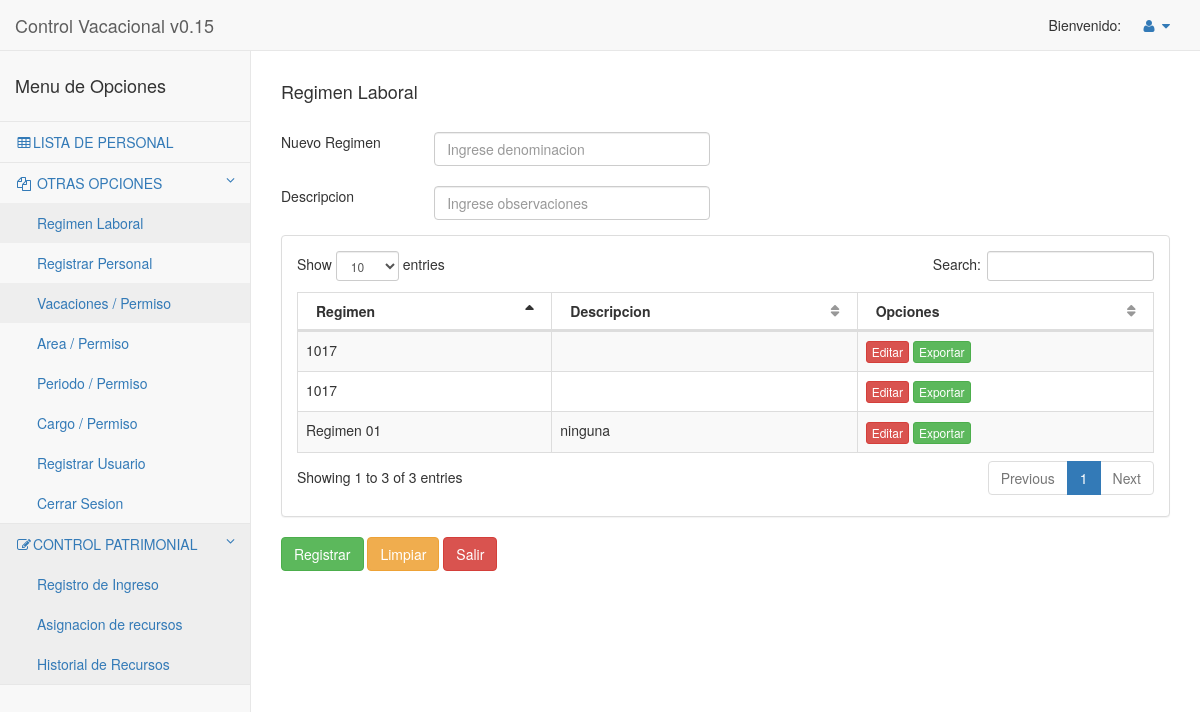
The app's page /pages/CRURegLaboral.php, older data.
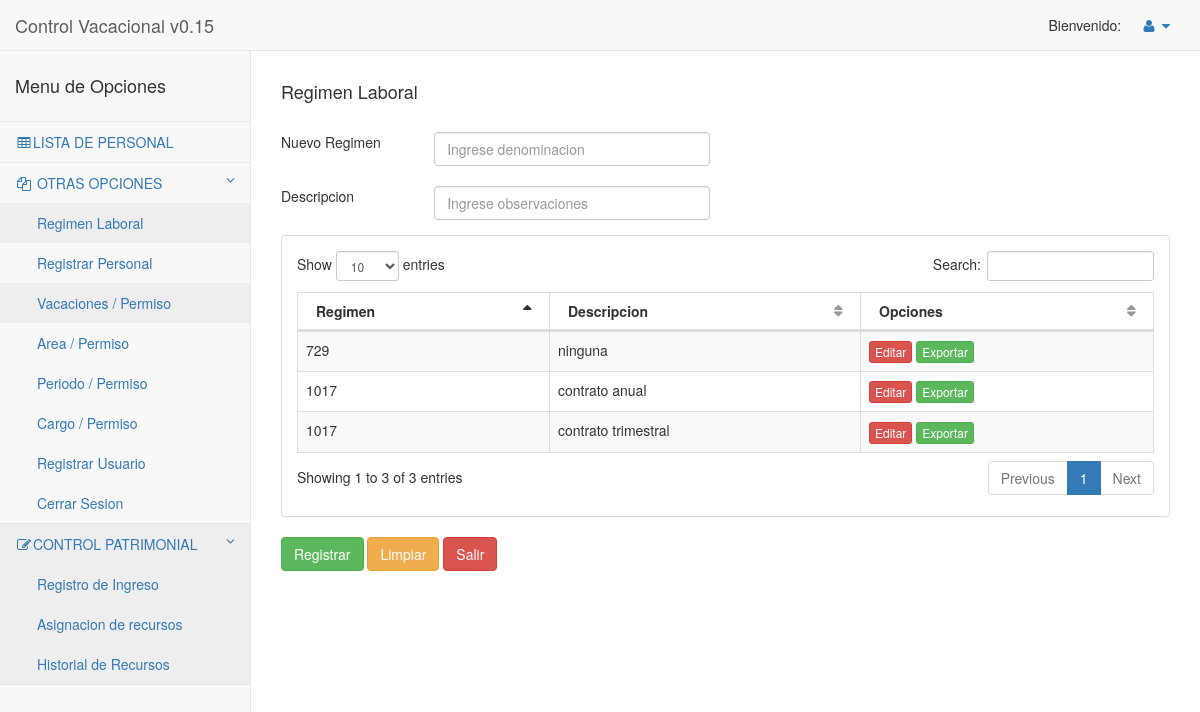
The same page, newer data.
### tables this page shows
CREATE TABLE IF NOT EXISTS `tbregimen` (
  `cid` char(2) NOT NULL,
  `vcdescripcion` varchar(30) NOT NULL,
  `vcobservaciones` varchar(55) NOT NULL,
  PRIMARY KEY (`cid`)
);

### pages/CRURegLaboral.php (the view, shortened to what this page needs)
<?php include('header.php'); ?>
<?php include('modals.php'); ?>
<div class="contenedor">
		<form class="formulario_login" action="include/regCRUReglaboral.php" method="POST">
			<div>
	        <div>
	            <h4 id="myModalLabel">Regimen Laboral</h4>
	        </div>
	        <br>
	        <div>
	                <div class="row">
	                    <div class="col-md-2" id="">
	                        Nuevo Regimen
	                    </div>
	                    <div class="col-md-4 center-block ">
	                        <input class="form-control" type="text" placeholder="Ingrese denominacion" id="" name="vcdescripcion" required>
	                    </div>
	                </div>
	                <br>
	                <div class="row">
	                    <div class="col-md-2">
	                        Descripcion
	                    </div>
	                    <div class="col-md-4 center-block ">
	                        <input type="text" class="form-control" placeholder="Ingrese observaciones" id="" name="vcobservaciones" required>
	                    </div>
	                </div>
	                <div class="row">
	                    <div class="col-lg-12">
	                        <div class="panel panel-default">
	                            <div class="panel-body">
	                                <div class="dataTable_wrapper">
	                                    <table class="table table-striped table-bordered table-hover" id="dataTables-example">
	                                        <thead>
	                                            <tr>
	                                                <th>Regimen </th>
	                                                <th>Descripcion</th>
	                                                <th>Opciones</th>
	                                            </tr>
	                                        </thead>
	                                        <tbody>
	                                            <?php
	                                                $consulta_mysql='SELECT * From tbregimen order by vcdescripcion;';
	                                                $resultado_consulta_mysql=mysql_query($consulta_mysql);
	                                                while($registro = mysql_fetch_array($resultado_consulta_mysql)){
	                                                    echo "
	                                                        <tr class='odd gradeX'>
	                                                        <td id=''>".$registro["vcdescripcion"]."</td>
	                                                        <td id=''>".$registro["vcobservaciones"]."</td>
	                                                        <td id='' class='center'>
	                                                            <input type='button' value='Editar' class='btn btn-danger btn-xs'>
	                                                            <input type='button' value='Exportar' class='btn btn-success btn-xs'>
	                                                        </td>
	                                                    </tr>";
	                                                }
	                                            ?>
	                                        </tbody>
	                                    </table>
	                                </div>
	                            </div>
	                        </div>
	                    </div>
	                </div>
	                <div claas='row col-md-6'>
	                	<input  class="btn btn-success" type = "submit" value="Registrar">
						<input  class="btn btn-warning" type = "reset" value="Limpiar">
						<input  class ='btn btn-danger' type='button' value='Salir'>
	                </div>
	        </div>
	    </div>
		</form>
	</div>
<?php include('footer.php') ?>

### pages/header.php (shortened to what this page needs)
<!DOCTYPE html>
<html lang="es">
<head>
    <link href="../bower_components/bootstrap/dist/css/bootstrap.min.css" rel="stylesheet">
    <link href="../bower_components/metisMenu/dist/metisMenu.min.css" rel="stylesheet">
    <link href="../bower_components/datatables-plugins/integration/bootstrap/3/dataTables.bootstrap.css" rel="stylesheet">
    <link href="../bower_components/datatables-responsive/css/dataTables.responsive.css" rel="stylesheet">
    <link href="../dist/css/sb-admin-2.css" rel="stylesheet">
    <link href="../bower_components/font-awesome/css/font-awesome.min.css" rel="stylesheet" type="text/css">
</head>
<body>
    <div id="wrapper">
        <nav class="navbar navbar-default navbar-static-top" role="navigation" style="margin-bottom: 0">
            <div class="navbar-header">
                <a class="navbar-brand" href="">Control Vacacional v0.15</a>
            </div>
            <ul class="nav navbar-top-links navbar-right">
                Bienvenido:
                <li class="dropdown">
                    <a class="dropdown-toggle" data-toggle="dropdown" href="#">
                        <i class="fa fa-user fa-fw"></i>
                        <i class="fa fa-caret-down"></i>
                    </a>
                        </li>
                    </ul>
            <div class="navbar-default sidebar" role="navigation">
                <div class="sidebar-nav navbar-collapse">
                    <ul class="nav" id="side-menu">
                        <li class="sidebar-search">
                            <div class="input-group custom-search-form center-text">
                            <h4 style="text-align:center;">Menu de Opciones</h4>
                            </div>
                        </li>
                        <li class="mayuscula">
                            <a href="tables.php"><i class="fa fa-table fa-fw"></i>Lista de Personal</a>
                        </li>
                        <li>
                            <a href="#" class="mayuscula">
                                <i class="fa fa-files-o fa-fw"></i> Otras Opciones
                                <span class="fa arrow"></span>
                            </a>
                            <ul class="nav nav-second-level">
                                <li>
                                    <a href="CRURegLaboral.php" data Targe>Regimen Laboral</a>
                                </li>
                                <li>
                                    <a href="CRUPersonal.php">Registrar Personal</a>
                                </li>
                                <li>
                                    <a data-toggle="modal" data-target="" href="">Vacaciones / Permiso</a>
                                </li>
                                <li>
                                    <a href="CRUArea.php">Area / Permiso</a>
                                </li>
                                <li>
                                    <a href="CRUPeriodo.php">Periodo / Permiso</a>
                                </li>
                                <li>
                                    <a href="CRUCargo.php">Cargo / Permiso</a>
                                </li>
                                <li>
                                    <a href="regUser.php">Registrar Usuario</a>
                                </li>
                                <li>
                                    <a href="login.php">Cerrar Sesion</a>
                                </li>
                            </ul>
                        </li>
                        <li class='desable'>
                            <a href="" class="mayuscula">
                                <i class="fa fa-edit fa-fw"></i>Control patrimonial
                                <span class="fa arrow"></span>
                            </a>
                            <ul class="nav nav-second-level">
                                <li>
                                    <a href="">Registro de Ingreso</a>
                                </li>
                                <li>
                                    <a href="">Asignacion de recursos</a>
                                </li>
                                <li>
                                    <a href="">Historial de Recursos</a>
                                </li>
                            </ul>
                        </li>
                    </ul>
                </div>
            </div>
        </nav>
        <div id="page-wrapper">
            <div class="row">
                <div class="col-lg-12 ">

### pages/modals.php (shortened to what this page needs)
    </div>
</div>
<br>

### pages/footer.php (shortened to what this page needs)
            </div>
    </div>
</body>
</html>

### pages/header.php (style rules this page uses)
.dataTable_wrapper { -webkit-transition: 0.9s; }

### pages/footer.php (style rules this page uses)
.mayuscula { text-transform: uppercase; }

Row changes from the older to the newer data that the page shows:
changed tbregimen: vcobservaciones (not shown) → "contrato anual"
changed tbregimen: vcobservaciones (not shown) → "contrato trimestral"
changed tbregimen "ninguna": vcdescripcion "Regimen 01" → "729"
